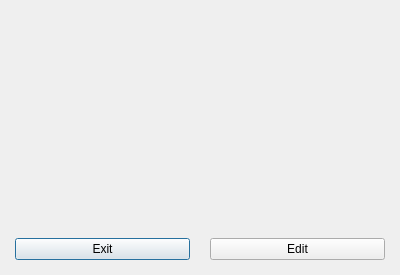
<?xml version="1.0" encoding="UTF-8"?>
<ui version="4.0">
 <class>SelectWindow</class>
 <widget class="QDialog" name="SelectWindow">
  <property name="windowModality">
   <enum>Qt::WindowModal</enum>
  </property>
  <property name="geometry">
   <rect>
    <x>0</x>
    <y>0</y>
    <width>400</width>
    <height>275</height>
   </rect>
  </property>
  <property name="windowTitle">
   <string>Select Notes</string>
  </property>
  <property name="styleSheet">
   <string notr="true"/>
  </property>
  <layout class="QVBoxLayout" name="SelectNoteLayout">
   <property name="spacing">
    <number>0</number>
   </property>
   <property name="leftMargin">
    <number>0</number>
   </property>
   <property name="topMargin">
    <number>0</number>
   </property>
   <property name="rightMargin">
    <number>0</number>
   </property>
   <property name="bottomMargin">
    <number>0</number>
   </property>
   <item>
    <widget class="QScrollArea" name="scrl_area_select_notes">
     <property name="styleSheet">
      <string notr="true"/>
     </property>
     <property name="frameShape">
      <enum>QFrame::NoFrame</enum>
     </property>
     <property name="widgetResizable">
      <bool>true</bool>
     </property>
     <widget class="QWidget" name="scrollAreaWidgetContents">
      <property name="geometry">
       <rect>
        <x>0</x>
        <y>0</y>
        <width>400</width>
        <height>222</height>
       </rect>
      </property>
      <property name="styleSheet">
       <string notr="true"/>
      </property>
      <layout class="QVBoxLayout" name="verticalLayout"/>
     </widget>
    </widget>
   </item>
   <item>
    <layout class="QHBoxLayout" name="hbox_btn_container">
     <property name="spacing">
      <number>20</number>
     </property>
     <property name="leftMargin">
      <number>15</number>
     </property>
     <property name="topMargin">
      <number>15</number>
     </property>
     <property name="rightMargin">
      <number>15</number>
     </property>
     <property name="bottomMargin">
      <number>15</number>
     </property>
     <item>
      <widget class="QPushButton" name="btn_discard">
       <property name="text">
        <string>Exit</string>
       </property>
      </widget>
     </item>
     <item>
      <widget class="QPushButton" name="btn_edit">
       <property name="text">
        <string>Edit</string>
       </property>
      </widget>
     </item>
    </layout>
   </item>
  </layout>
 </widget>
 <resources/>
 <connections/>
</ui>
